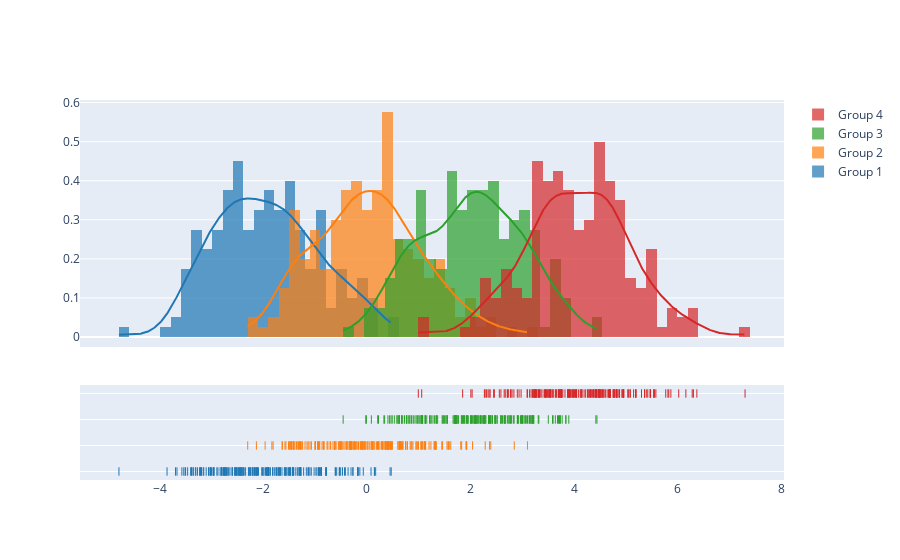

The cell this chart's notebook holds for it:
### Code cell
import plotly.figure_factory as ff

# Add histogram data
x1 = np.random.randn(200) - 2
x2 = np.random.randn(200)
x3 = np.random.randn(200) + 2
x4 = np.random.randn(200) + 4

# Group data together
hist_data = [x1, x2, x3, x4]

group_labels = ['Group 1', 'Group 2', 'Group 3', 'Group 4']

# Create distplot with custom bin_size
fig = ff.create_distplot(hist_data, group_labels, bin_size=.2)
fig.show()

### Figure 1 — Plotly figure (JSON) as saved in the notebook; plotly's stock layout.template omitted (floating-point values rounded to 4 significant figures; data arrays with more than 128 entries replaced by an {"elided": "..."} marker saying what was removed)
{"data": [{"autobinx": false, "histnorm": "probability density", "legendgroup": "Group 1", "marker": {"color": "rgb(31, 119, 180)"}, "name": "Group 1", "opacity": 0.7, "type": "histogram", "x": {"elided": "200 float values"}, "xaxis": "x", "xbins": {"end": 0.4694, "size": 0.2, "start": -4.787}, "yaxis": "y"}, {"autobinx": false, "histnorm": "probability density", "legendgroup": "Group 2", "marker": {"color": "rgb(255, 127, 14)"}, "name": "Group 2", "opacity": 0.7, "type": "histogram", "x": {"elided": "200 float values"}, "xaxis": "x", "xbins": {"end": 3.1, "size": 0.2, "start": -2.301}, "yaxis": "y"}, {"autobinx": false, "histnorm": "probability density", "legendgroup": "Group 3", "marker": {"color": "rgb(44, 160, 44)"}, "name": "Group 3", "opacity": 0.7, "type": "histogram", "x": {"elided": "200 float values"}, "xaxis": "x", "xbins": {"end": 4.442, "size": 0.2, "start": -0.4584}, "yaxis": "y"}, {"autobinx": false, "histnorm": "probability density", "legendgroup": "Group 4", "marker": {"color": "rgb(214, 39, 40)"}, "name": "Group 4", "opacity": 0.7, "type": "histogram", "x": {"elided": "200 float values"}, "xaxis": "x", "xbins": {"end": 7.301, "size": 0.2, "start": 0.9923}, "yaxis": "y"}, {"legendgroup": "Group 1", "marker": {"color": "rgb(31, 119, 180)"}, "mode": "lines", "name": "Group 1", "showlegend": false, "type": "scatter", "x": {"elided": "500 float values"}, "xaxis": "x", "y": {"elided": "500 float values"}, "yaxis": "y"}, {"legendgroup": "Group 2", "marker": {"color": "rgb(255, 127, 14)"}, "mode": "lines", "name": "Group 2", "showlegend": false, "type": "scatter", "x": {"elided": "500 float values"}, "xaxis": "x", "y": {"elided": "500 float values"}, "yaxis": "y"}, {"legendgroup": "Group 3", "marker": {"color": "rgb(44, 160, 44)"}, "mode": "lines", "name": "Group 3", "showlegend": false, "type": "scatter", "x": {"elided": "500 float values"}, "xaxis": "x", "y": {"elided": "500 float values"}, "yaxis": "y"}, {"legendgroup": "Group 4", "marker": {"color": "rgb(214, 39, 40)"}, "mode": "lines", "name": "Group 4", "showlegend": false, "type": "scatter", "x": {"elided": "500 float values"}, "xaxis": "x", "y": {"elided": "500 float values"}, "yaxis": "y"}, {"legendgroup": "Group 1", "marker": {"color": "rgb(31, 119, 180)", "symbol": "line-ns-open"}, "mode": "markers", "name": "Group 1", "showlegend": false, "type": "scatter", "x": {"elided": "200 float values"}, "xaxis": "x", "y": {"elided": "200 str values"}, "yaxis": "y2"}, {"legendgroup": "Group 2", "marker": {"color": "rgb(255, 127, 14)", "symbol": "line-ns-open"}, "mode": "markers", "name": "Group 2", "showlegend": false, "type": "scatter", "x": {"elided": "200 float values"}, "xaxis": "x", "y": {"elided": "200 str values"}, "yaxis": "y2"}, {"legendgroup": "Group 3", "marker": {"color": "rgb(44, 160, 44)", "symbol": "line-ns-open"}, "mode": "markers", "name": "Group 3", "showlegend": false, "type": "scatter", "x": {"elided": "200 float values"}, "xaxis": "x", "y": {"elided": "200 str values"}, "yaxis": "y2"}, {"legendgroup": "Group 4", "marker": {"color": "rgb(214, 39, 40)", "symbol": "line-ns-open"}, "mode": "markers", "name": "Group 4", "showlegend": false, "type": "scatter", "x": {"elided": "200 float values"}, "xaxis": "x", "y": {"elided": "200 str values"}, "yaxis": "y2"}], "layout": {"barmode": "overlay", "hovermode": "closest", "legend": {"traceorder": "reversed"}, "xaxis": {"anchor": "y2", "domain": [0.0, 1.0], "zeroline": false}, "yaxis": {"anchor": "free", "domain": [0.35, 1], "position": 0.0}, "yaxis2": {"anchor": "x", "domain": [0, 0.25], "dtick": 1, "showticklabels": false}}}
